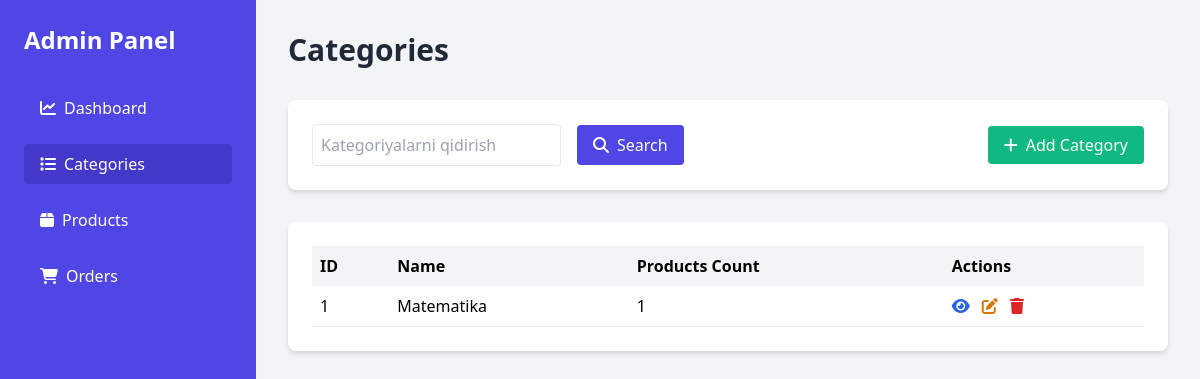
/categories/list/, run on an earlier commit of the app's database.
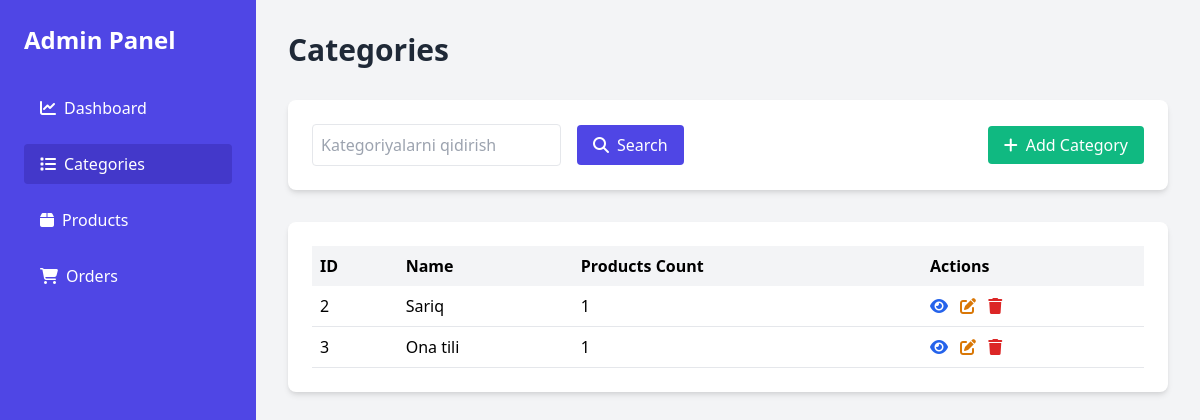
And on a later commit of the database.
### categories/models.py (models this page shows, shortened)
class Category(BaseModel):
    name = models.CharField(max_length=100)
    desc = models.TextField()
    image = models.ImageField(upload_to='categories_image/')
    def get_detail_url(self):
        return reverse('categories:detail', args=[self.pk])
    def get_update_url(self):
        return reverse('categories:update', args=[self.pk])
    def get_delete_url(self):
        return reverse('categories:delete', args=[self.pk])

### categories/views.py (the view)
# urls.py: path('list/', views.category_list, name='list'),
def category_list(request):
    categories = Category.objects.all()
    ctx = {
        'categories': categories,
        'product_count': Product.objects.count(),
    }
    return render(request,'categories/list.html', ctx)

### templates/categories/list.html (shortened to what this page needs)
{% extends 'base.html' %}
{% block content %}
    <main class="flex-1 p-8 overflow-y-auto">
        <header class="flex justify-between items-center mb-8">
            <h2 class="text-3xl font-bold text-gray-800">Categories</h2>
        </header>
        <div class="bg-white p-6 rounded-lg shadow-md mb-8 animate-fadeIn">
            <div class="flex flex-wrap gap-4 items-center justify-between">
                <form method="get" action="{% url 'categories:search' %}" class="flex flex-wrap gap-4 items-center">
                    <input type="text" name="search" placeholder="Kategoriyalarni qidirish" class="border p-2 rounded" value="{{ search }}">
                    <button type="submit" class="bg-indigo-600 text-white px-4 py-2 rounded hover:bg-indigo-700 transition-colors duration-200">
                        <i class="fas fa-search mr-2"></i>Search
                    </button>
                </form>
                <div>
                    <a href="{% url 'categories:create' %}" class="bg-green-500 text-white px-4 py-2 rounded hover:bg-green-600 transition-colors duration-200">
                        <i class="fas fa-plus mr-2"></i>Add Category
                    </a>
                </div>
            </div>
        </div>
        {% if categories %}
            <div class="bg-white p-6 rounded-lg shadow-md animate-fadeIn">
                <table class="w-full">
                    <thead>
                        <tr class="bg-gray-100">
                            <th class="p-2 text-left">ID</th>
                            <th class="p-2 text-left">Name</th>
                            <th class="p-2 text-left">Products Count</th>
                            <th class="p-2 text-left">Actions</th>
                        </tr>
                    </thead>
                    {% for category in categories %}
                        <tbody>
                            <tr class="border-b">
                                <td class="p-2">{{ category.id }}</td>
                                <td class="p-2">{{ category.name }}</td>
                                <td class="p-2">{{ category.products.count }}</td>
                                <td class="p-2">
                                    <a href="{{ category.get_detail_url }}" class="text-blue-600 hover:text-blue-800 mr-2"><i class="fas fa-eye"></i></a>
                                    <a href="{{ category.get_update_url }}" class="text-yellow-600 hover:text-yellow-800 mr-2"><i class="fas fa-edit"></i></a>
                                    <a href="{{ category.get_delete_url }}" class="text-red-600 hover:text-red-800"><i class="fas fa-trash"></i></a>
                                </td>
                            </tr>
                        </tbody>
                    {% endfor %}
                </table>
            </div>
        {% else %}
           <h2 class="text-2xl font-bold text-center text-gray-700 p-6 bg-gradient-to-r from-blue-300 to-blue-500 rounded-lg shadow-md flex items-center justify-center space-x-3">
                <i class="fas fa-folder-open text-yellow-500"></i>
                <span>There are no categories yet</span>
            </h2>
        {% endif %}
    </main>
{% endblock %}

What changed in the data, as far as the page shows it:
removed Category: id "1", name "Matematika", products.count "1"
added Category: id "2", name "Sariq", products.count "1"
added Category: id "3", name "Ona tili", products.count "1"
